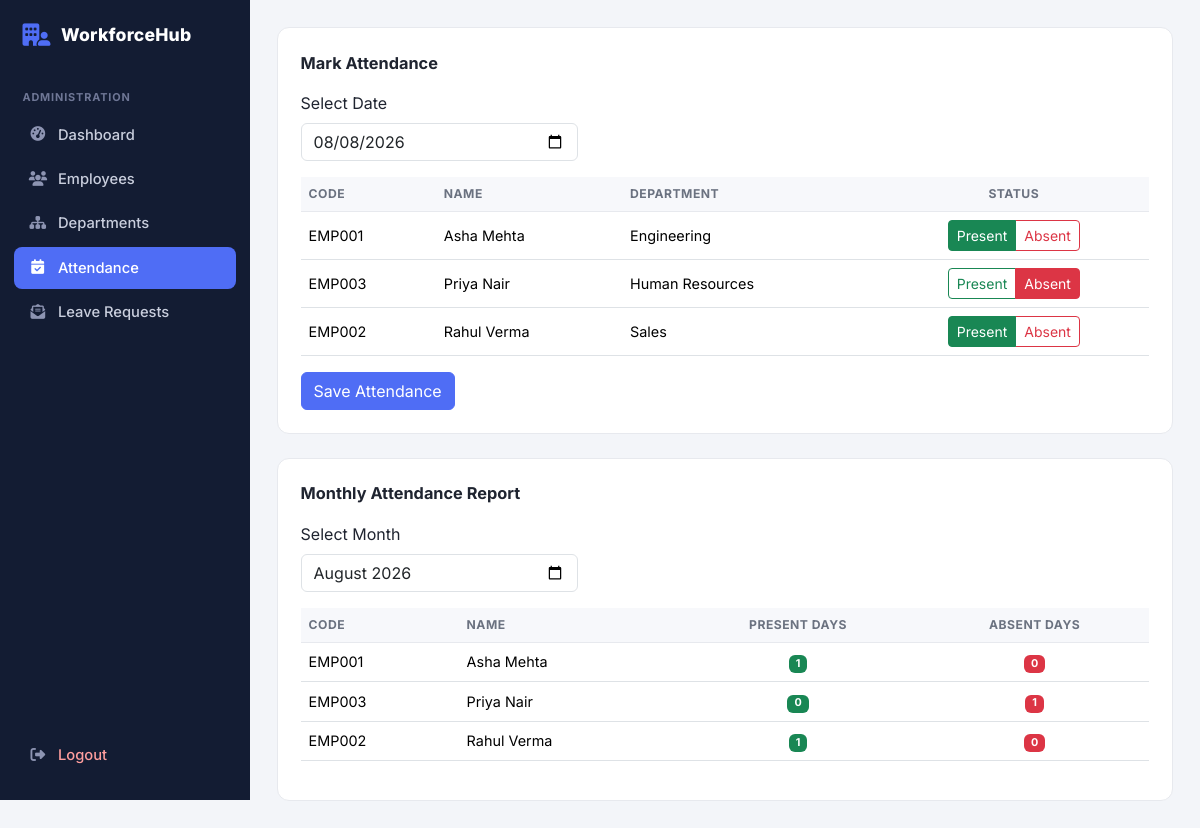
/admin/attendance.php (signed in), run on the app's committed database.
### tables this page shows
CREATE TABLE employees (
    id INT AUTO_INCREMENT PRIMARY KEY,
    employee_code VARCHAR(20) NOT NULL UNIQUE,
    name VARCHAR(100) NOT NULL,
    email VARCHAR(100) NOT NULL UNIQUE,
    phone VARCHAR(20),
    gender VARCHAR(10),
    department_id INT,
    salary DECIMAL(10,2) DEFAULT 0,
    joining_date DATE,
    photo VARCHAR(255) DEFAULT NULL,
    created_at TIMESTAMP DEFAULT CURRENT_TIMESTAMP,
    FOREIGN KEY (department_id) REFERENCES departments(id) ON DELETE SET NULL
);

CREATE TABLE departments (
    id INT AUTO_INCREMENT PRIMARY KEY,
    department_name VARCHAR(100) NOT NULL,
    created_at TIMESTAMP DEFAULT CURRENT_TIMESTAMP
);

### models/attendance.php (called while the page is built, shortened)
<?php
function getAttendanceByDate($conn, $date)
{
    $sql = "SELECT e.id, e.employee_code, e.name,
                   d.department_name, a.status
            FROM employees e
            LEFT JOIN departments d ON e.department_id=d.id
            LEFT JOIN attendance a
                ON a.employee_id=e.id
                AND a.attendance_date=?
            ORDER BY e.name";
    $stmt = $conn->prepare($sql);
    $stmt->bind_param("s", $date);
    $stmt->execute();
    return $stmt->get_result();
}
function getMonthlyAttendance($conn, $year, $month)
{
    $sql = "SELECT e.employee_code, e.name,
                   SUM(CASE WHEN a.status='Present' THEN 1 ELSE 0 END) AS present_days,
                   SUM(CASE WHEN a.status='Absent' THEN 1 ELSE 0 END) AS absent_days
            FROM employees e
            LEFT JOIN attendance a
                ON a.employee_id=e.id
                AND YEAR(a.attendance_date)=?
                AND MONTH(a.attendance_date)=?
            GROUP BY e.id
            ORDER BY e.name";
    $stmt = $conn->prepare($sql);
    $stmt->bind_param("ii", $year, $month);
    $stmt->execute();
    return $stmt->get_result();
}

### admin/attendance.php (the view, shortened to what this page needs)
<?php
require_once __DIR__ . "/../config/database.php";
require_once __DIR__ . "/../models/attendance.php";
$selected_date = $_GET["date"] ?? date("Y-m-d");
$report_month = $_GET["month"] ?? date("Y-m");
$today_result = getAttendanceByDate($conn, $selected_date);
$year = (int) date("Y", strtotime($report_month . "-01"));
$month = (int) date("m", strtotime($report_month . "-01"));
$report_result = getMonthlyAttendance($conn, $year, $month);
require_once __DIR__ . "/../includes/header.php";
?>
<div class="panel">
    <div class="panel-title">Mark Attendance</div>
    <form method="GET" class="row g-2 align-items-end mb-3">
        <div class="col-sm-4">
            <label class="form-label">Select Date</label>
            <input type="date"
                   name="date"
                   class="form-control"
                   value="<?php echo htmlspecialchars($selected_date); ?>"
                   onchange="this.form.submit()">
        </div>
    </form>
    <form method="POST">
        <div class="table-responsive">
            <table class="table table-ems">
                <thead>
                    <tr>
                        <th>Code</th>
                        <th>Name</th>
                        <th>Department</th>
                        <th class="text-center">Status</th>
                    </tr>
                </thead>
                <tbody>
                <?php if ($today_result->num_rows == 0): ?>
                    <tr>
                        <td colspan="4" class="text-center text-muted">No employees found.</td>
                    </tr>
                <?php else: ?>
                    <?php while ($employee = $today_result->fetch_assoc()): ?>
                        <tr>
                            <td><?php echo htmlspecialchars($employee["employee_code"]); ?></td>
                            <td><?php echo htmlspecialchars($employee["name"]); ?></td>
                            <td><?php echo htmlspecialchars($employee["department_name"] ?: "Unassigned"); ?></td>
                            <td class="text-center">
                                <div class="btn-group btn-group-sm">
                                    <label class="btn btn-outline-success" for="present<?php echo $employee["id"]; ?>">
                                        Present
                                    </label>
                                    <label class="btn btn-outline-danger" for="absent<?php echo $employee["id"]; ?>">
                                        Absent
                                    </label>
                                </div>
                            </td>
                        </tr>
                    <?php endwhile; ?>
                <?php endif; ?>
                </tbody>
            </table>
        </div>
        <button type="submit" name="mark_attendance" class="btn btn-ems-primary">
            Save Attendance
        </button>
    </form>
</div>
<div class="panel">
    <div class="panel-title">Monthly Attendance Report</div>
    <form method="GET" class="row g-2 align-items-end mb-3">
        <div class="col-sm-4">
            <label class="form-label">Select Month</label>
            <input type="month"
                   name="month"
                   class="form-control"
                   value="<?php echo htmlspecialchars($report_month); ?>"
                   onchange="this.form.submit()">
        </div>
    </form>
    <div class="table-responsive">
        <table class="table table-ems">
            <thead>
                <tr>
                    <th>Code</th>
                    <th>Name</th>
                    <th class="text-center">Present Days</th>
                    <th class="text-center">Absent Days</th>
                </tr>
            </thead>
            <tbody>
            <?php if ($report_result->num_rows == 0): ?>
                <tr>
                    <td colspan="4" class="text-center text-muted">No records.</td>
                </tr>
            <?php else: ?>
                <?php while ($row = $report_result->fetch_assoc()): ?>
                    <tr>
                        <td><?php echo htmlspecialchars($row["employee_code"]); ?></td>
                        <td><?php echo htmlspecialchars($row["name"]); ?></td>
                        <td class="text-center">
                            <span class="badge bg-success"><?php echo $row["present_days"]; ?></span>
                        </td>
                        <td class="text-center">
                            <span class="badge bg-danger"><?php echo $row["absent_days"]; ?></span>
                        </td>
                    </tr>
                <?php endwhile; ?>
            <?php endif; ?>
            </tbody>
        </table>
    </div>
</div>
<?php require_once __DIR__ . "/../includes/footer.php"; ?>

### assets/css/style.css (style rules this page uses)
:root { --ems-navy: #131c33; --ems-navy-light: #1b2747; --ems-accent: #4f6df5; --ems-accent-dark: #3950c4; --ems-bg: #f3f5f9; --ems-card-border: #e7e9ee; --ems-text-muted: #6b7280; --ems-success: #1aa179; --ems-danger: #e25555; --ems-warning: #d99a16; }
* { box-sizing: border-box; }
body { font-family: 'Inter', -apple-system, BlinkMacSystemFont, 'Segoe UI', sans-serif; background: var(--ems-bg); color: #1f2430; margin: 0; }
.panel { background: #fff; border: 1px solid var(--ems-card-border); border-radius: 12px; padding: 1.4rem; margin-bottom: 1.5rem; }
.panel-title { font-size: 1.02rem; font-weight: 700; margin-bottom: 1rem; display: flex; align-items: center; justify-content: space-between; gap: .5rem; }
.table-ems thead th { background: #f7f8fb; font-size: .76rem; text-transform: uppercase; letter-spacing: .04em; color: var(--ems-text-muted); font-weight: 700; border-bottom: 1px solid var(--ems-card-border); }
.table-ems td { vertical-align: middle; font-size: .9rem; }
.btn-ems-primary { background: var(--ems-accent); border-color: var(--ems-accent); color: #fff; }

### data on the page
employees: employee_code "EMP001", name "Asha Mehta", department.department_name "Engineering"
employees: employee_code "EMP003", name "Priya Nair", department.department_name "Human Resources"
employees: employee_code "EMP002", name "Rahul Verma", department.department_name "Sales"

### other printed values
$row["employee_code"] "EMP001"
$row["name"] "Asha Mehta"
$row["present_days"] "1"
$row["absent_days"] "0"
$row["employee_code"] "EMP003"
$row["name"] "Priya Nair"
$row["present_days"] "0"
$row["absent_days"] "1"
$row["employee_code"] "EMP002"
$row["name"] "Rahul Verma"
